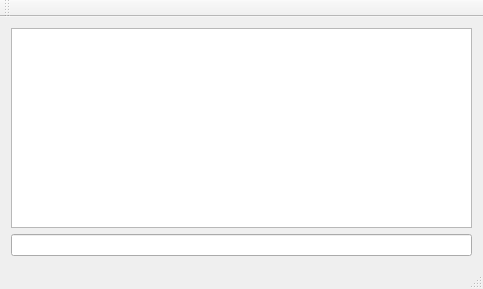
<?xml version="1.0" encoding="UTF-8"?>
<ui version="4.0">
 <class>MainWindow</class>
 <widget class="QMainWindow" name="MainWindow">
  <property name="geometry">
   <rect>
    <x>0</x>
    <y>0</y>
    <width>483</width>
    <height>289</height>
   </rect>
  </property>
  <property name="windowTitle">
   <string>MainWindow</string>
  </property>
  <widget class="QWidget" name="centralWidget">
   <layout class="QVBoxLayout" name="verticalLayout">
    <item>
     <widget class="QPlainTextEdit" name="plainTextEdit"/>
    </item>
    <item>
     <widget class="QLineEdit" name="lineEdit"/>
    </item>
   </layout>
  </widget>
  <widget class="QMenuBar" name="menuBar">
   <property name="geometry">
    <rect>
     <x>0</x>
     <y>0</y>
     <width>483</width>
     <height>26</height>
    </rect>
   </property>
  </widget>
  <widget class="QToolBar" name="mainToolBar">
   <attribute name="toolBarArea">
    <enum>TopToolBarArea</enum>
   </attribute>
   <attribute name="toolBarBreak">
    <bool>false</bool>
   </attribute>
  </widget>
  <widget class="QStatusBar" name="statusBar"/>
 </widget>
 <layoutdefault spacing="6" margin="11"/>
 <resources/>
 <connections/>
</ui>
